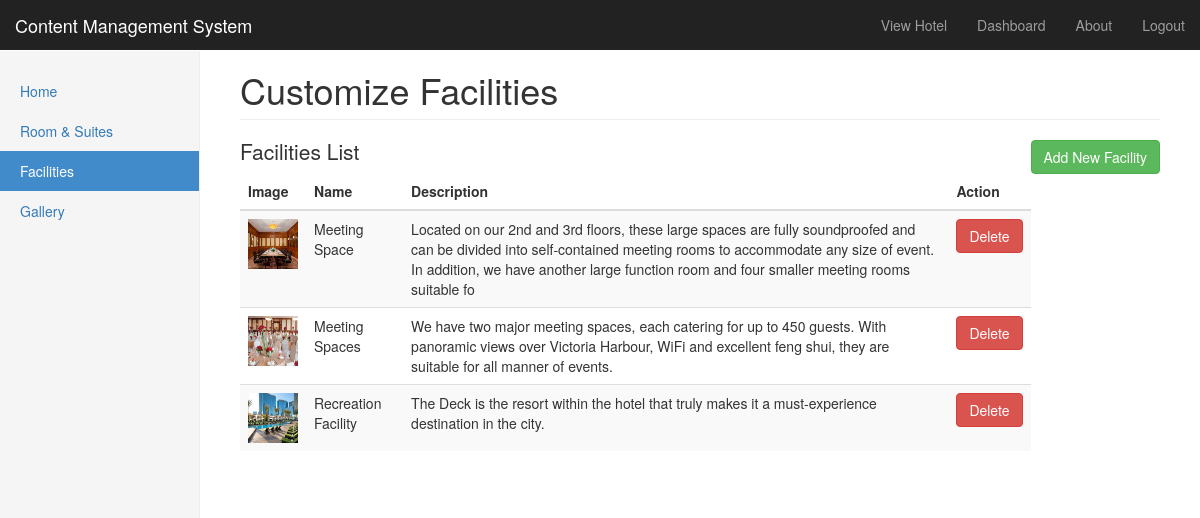
Page /editFacilities.php (signed in) on the committed database.
### tables this page shows
CREATE TABLE `facilities` (
  `faci_id` int(11) NOT NULL,
  `faci_img` varchar(50) NOT NULL,
  `faci_name` varchar(50) NOT NULL,
  `faci_description` varchar(255) NOT NULL
);

### editFacilities.php (the view, shortened to what this page needs)
<!doctype html>
<html lang="en">
  <head>
    <link href="css/bootstrap.min.css" rel="stylesheet">
    <link href="css/dashboard.css" rel="stylesheet">
    <body>
      <?php include 'include/nav.php'; ?>
      <div class="container-fluid">
        <div class="row">
          <div class="col-sm-3 col-md-2 sidebar">
            <ul class="nav nav-sidebar">
              <li><a href="dashboard.php?id=1">Home<span class="sr-only">(current)</span></a></li>
              <li><a href="editRoom.php">Room & Suites</a></li>
              <li class="active"><a href="editFacilities.php">Facilities</a></li>
              <li><a href="editGallery.php">Gallery</a></li>
            </ul>
          </div>
          <div class="col-sm-9 col-sm-offset-3 col-md-10 col-md-offset-2 main">
            <h1 class="page-header">Customize Facilities</h1>
            <a href="addFacilities.php" class="btn btn-success pull-right">Add New Facility</a>
            <h2>Facilities List</h2>
          <div class="table-responsive">
            <table class="table table-striped">
              <thead>
                <tr class="tb-head">
                  <th>Image</th>
                  <th>Name</th>
                  <th>Description</th>
                  <th>Action</th>
                </tr>
              </thead>
              <tbody>
                <?php
  						require_once 'include/config.php';
  							$sql = "SELECT * FROM facilities ORDER BY faci_name ASC";
  							if($result = mysqli_query($link, $sql)){
  									if(mysqli_num_rows($result) > 0) {
                      while($row = mysqli_fetch_array($result)){
                            echo "<tr>";
                                echo "<td><img src='uploads/". $row['faci_img'] ."' width='50px' height='50px ''></td>";
                                echo "<td>". $row['faci_name'] ."</td>";
                                echo "<td>". $row['faci_description'] ."</td>";
                                echo "<td><a href='include/deleteFacilities.php?id=". $row['faci_id'] ."' class='btn btn-danger'>Delete</a>";
                            echo "</tr>";
                          }
                        }else{
                          echo "<tr>";
                            echo "<td colspan='4'><center>No Item(s) Found</center></td>";
                          echo "</tr>";
                        }
                      }
                ?>
              </tbody>
            </table>
          </div>
          </div>
        </div>
      </div>
  </body>
</html>

### css/dashboard.css (style rules this page uses)
body { padding-top: 50px; }
.sidebar { display: none; }
@media (min-width: 768px) { .sidebar { position: fixed; top: 51px; bottom: 0; left: 0; z-index: 1000; display: block; padding: 20px; overflow-x: hidden; overflow-y: auto; background-color: #f5f5f5; border-right: 1px solid #eee; } }
.nav-sidebar { margin-right: -21px; margin-bottom: 20px; margin-left: -20px; }
.nav-sidebar > li > a { padding-right: 20px; padding-left: 20px; }
.nav-sidebar > .active > a, .nav-sidebar > .active > a:hover, .nav-sidebar > .active > a:focus { color: #fff; background-color: #428bca; }
.main { padding: 20px; }
@media (min-width: 768px) { .main { padding-right: 40px; padding-left: 40px; } }
.main .page-header { margin-top: 0; }
.tb-head { text-align: left; }

### rows in the picture
facilities: faci_img (picture), faci_name "Meeting Space", faci_description "Located on our 2nd and 3rd floors, these large spaces are fully soundproofed and can be divided into self-contained meeting rooms to accommodate any size of event. In addition, we have another large function room and four smaller meeting rooms suitable fo"
facilities: faci_img (picture), faci_name "Meeting Spaces", faci_description "We have two major meeting spaces, each catering for up to 450 guests. With panoramic views over Victoria Harbour, WiFi and excellent feng shui, they are suitable for all manner of events."
facilities: faci_img (picture), faci_name "Recreation Facility", faci_description "The Deck is the resort within the hotel that truly makes it a must-experience destination in the city."
